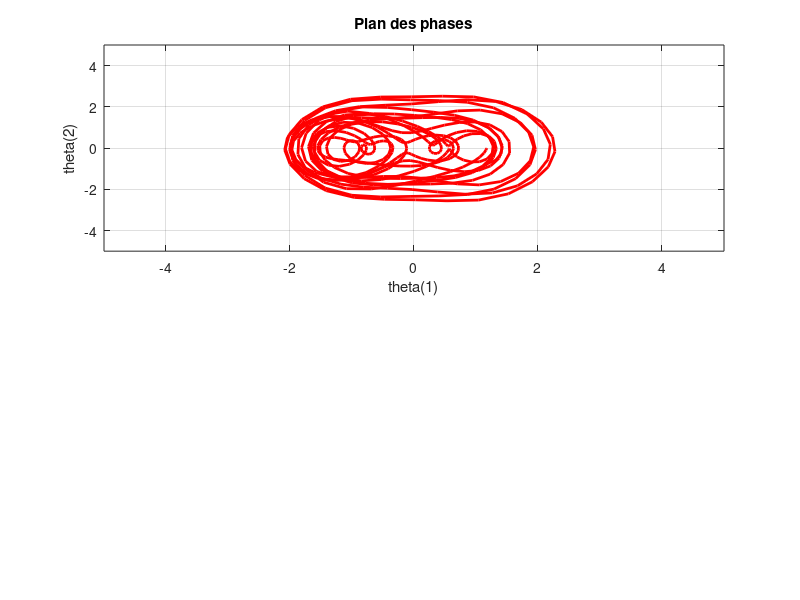

This chart was generated by the following MATLAB code:
echo off
clear
# --------- parameters ---------
global k k1 k2 m l l1 l2 A omega
m=5;k1=5;k2=10;l=10;k=0;A=500;omega=2;l1=l/2;l2=l/2;
# --------- endparameters --------

t=[0:0.2:100];
x0=[1.1708;0];

function dy = pendulum_double_ressort(x,t);
global k k1 k2 m l l1 l2 A omega
dy=zeros(2,1);
dy(1) = x(2);
dy(2) = 1/(m*l*l)*(A*cos(omega*t)-k*x(2)-m*9.81*l*sin(x(1))+k2*l*sin(x(1))*(l*cos(x(1))-l2)+k1*l*cos(x(1))*(l*sin(x(1))-l1));
endfunction

theta = lsode("pendulum_double_ressort",x0,t);
figure('NumberTitle','off','Name','Le pendule à double ressort','Position',[35 35 600 600],'Color','w');

for i=2:max(size(theta))
  subplot(2,1,1);
  box on;grid on;
  title(("Plan des phases"));
  axis([-5 5 -5 5]);
  line(theta(i-1:i,1),theta(i-1:i,2),"Color",'r','LineWidth',2);
  xlabel('theta(1)')
  ylabel('theta(2)')
  drawnow;
end
